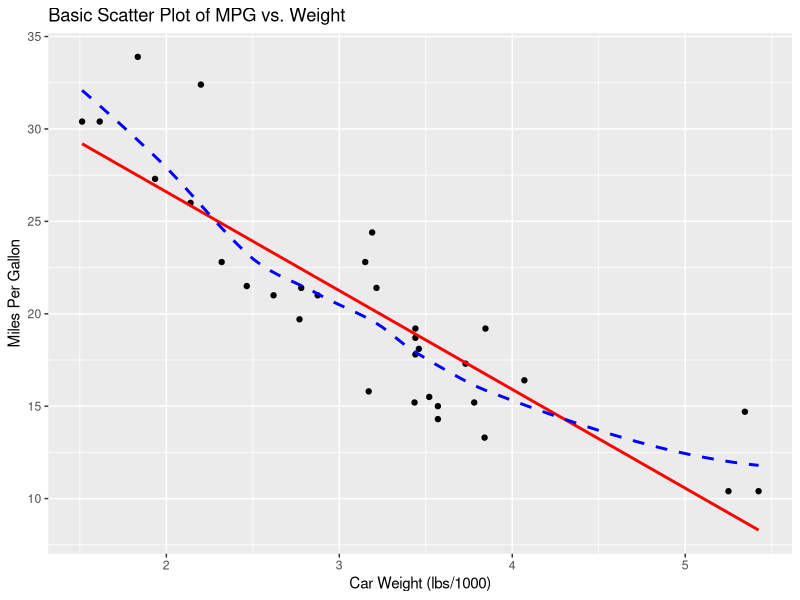
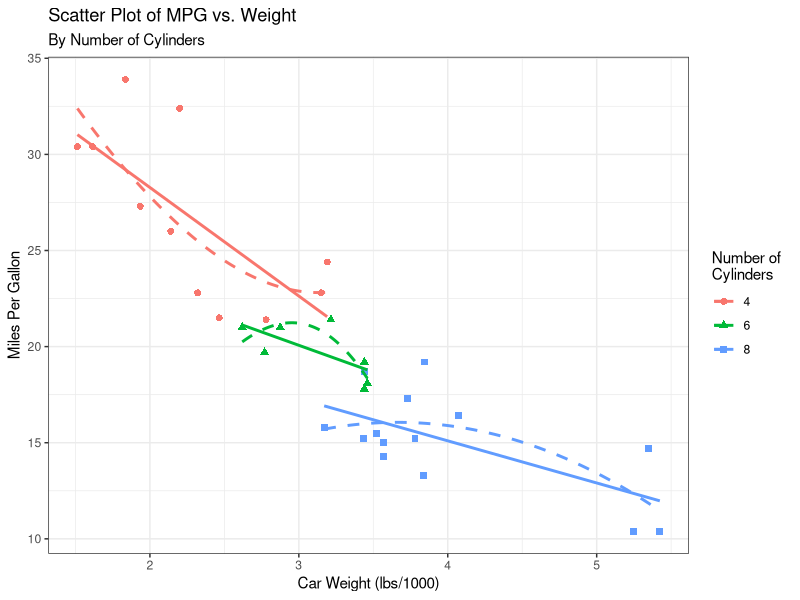
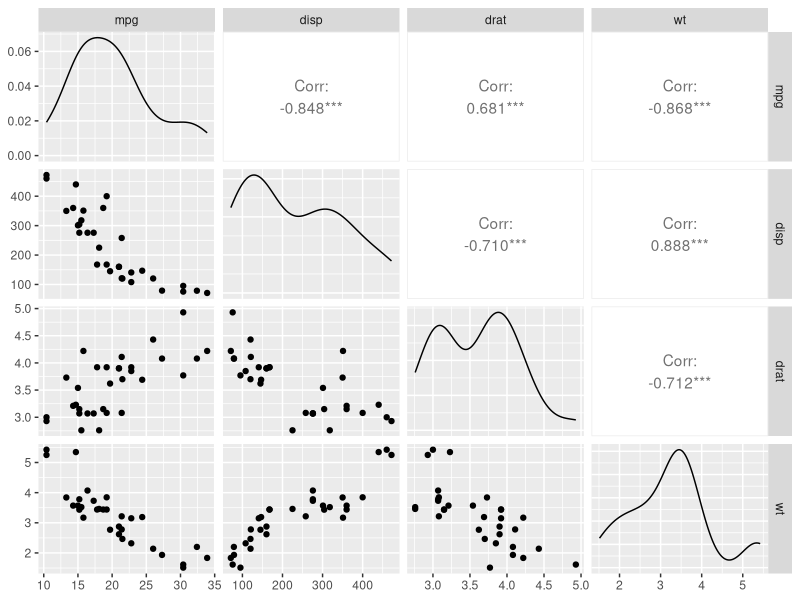
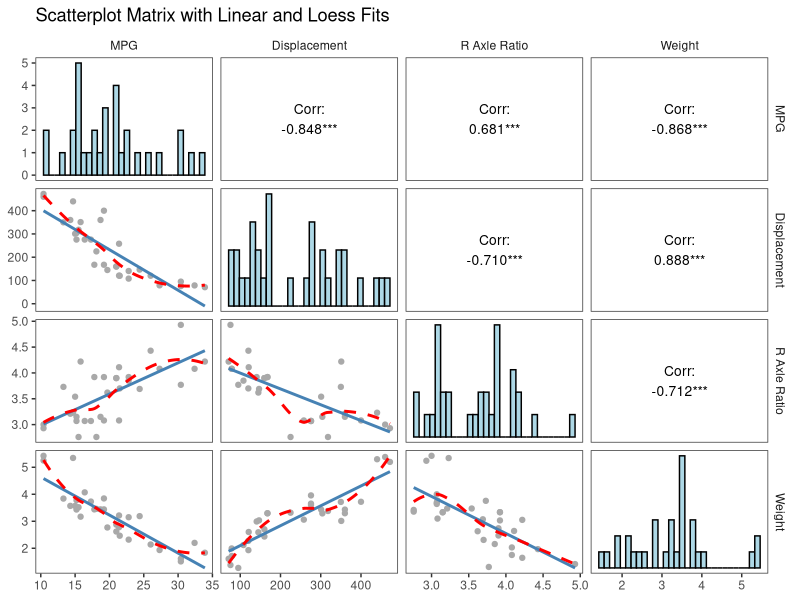

Write R code to recreate these figures, in order.
## ---- chunk 1
library(ggplot2)
library(GGally)
## ---- chunk 2
data(mtcars)
ggplot(mtcars, aes(x=wt, y=mpg)) + 
  geom_point()+ 
  geom_smooth(method="lm", se=FALSE, color="red") + 
  geom_smooth(method="loess", se=FALSE,
            color="blue", linetype="dashed") +
    labs(title = "Basic Scatter Plot of MPG vs. Weight", 
       x = "Car Weight (lbs/1000)",
       y = "Miles Per Gallon")
## ---- chunk 3
ggplot(mtcars,
       aes(x=wt, y=mpg,
           color=factor(cyl),
           shape=factor(cyl))) +
  geom_point(size=2) +
  geom_smooth(method="lm", se=FALSE) +
  geom_smooth(method="loess", span=4, se=FALSE, linetype="dashed") +
  labs(title = "Scatter Plot of MPG vs. Weight",
       subtitle = "By Number of Cylinders",
       x = "Car Weight (lbs/1000)",
       y = "Miles Per Gallon",
       color = "Number of \nCylinders",
       shape = "Number of \nCylinders") +
  theme_bw()

## ---- chunk 4
ggpairs(mtcars[c("mpg","disp","drat", "wt")])
## ---- chunk 5
diagplots <- function(data, mapping) {
  ggplot(data = data, mapping = mapping) +
    geom_histogram(fill="lightblue", color="black")
  }
lowerplots <- function(data, mapping) {
  ggplot(data = data, mapping = mapping) +
    geom_point(color="darkgrey") +
    geom_smooth(method = "lm", color = "steelblue", se=FALSE) +
    geom_smooth(method="loess", color="red", se=FALSE, linetype="dashed")
  }
upperplots <- function(data, mapping) {
  ggally_cor(data=data, mapping=mapping,
             display_grid=FALSE, size=3.5, color="black")
  }
mytheme <- theme(strip.background = element_blank(),
                 panel.grid = element_blank(),
                 panel.background = element_blank(),
                 panel.border = element_rect(color="grey20", fill=NA))
ggpairs(mtcars,
        columns=c("mpg","disp", "drat", "wt"),
        columnLabels=c("MPG", "Displacement",
                       "R Axle Ratio", "Weight"),
        title = "Scatterplot Matrix with Linear and Loess Fits",
        lower = list(continuous = lowerplots),
        diag = list(continuous = diagplots),
        upper = list(continuous = upperplots)) +
  mytheme
